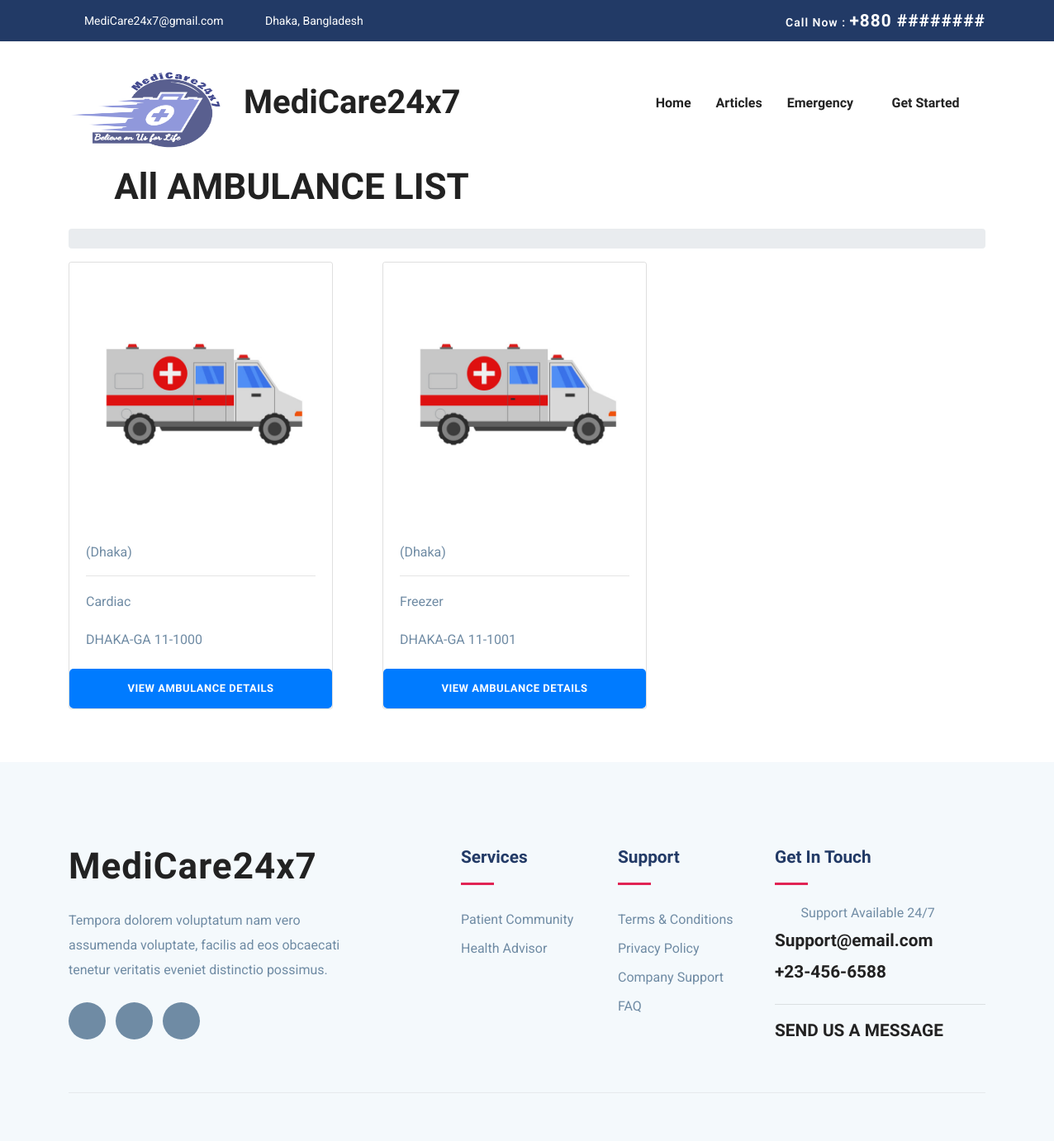
The app's page /staff-all-ambulance/, older data.
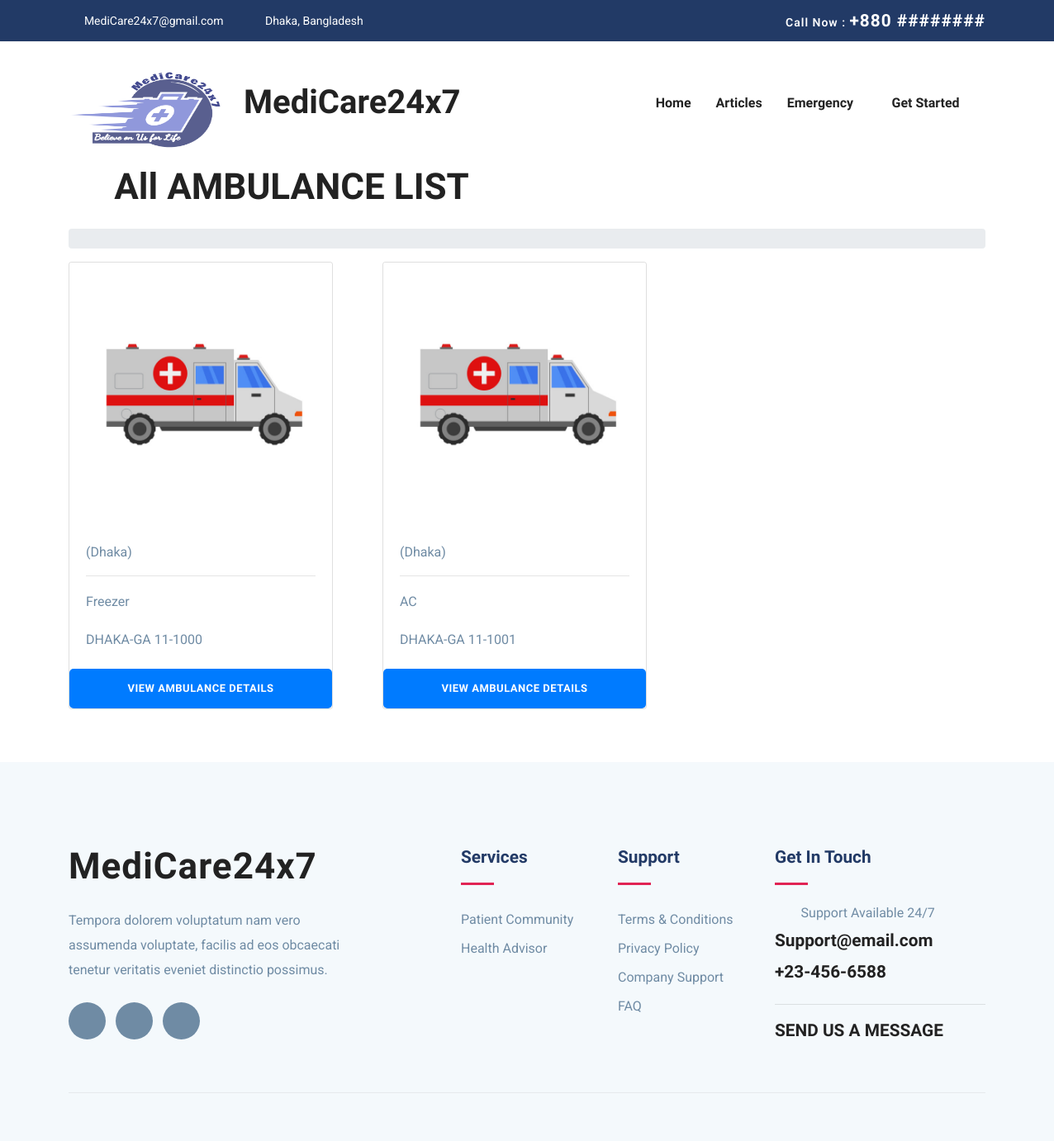
The same page, newer data.
### ambulance/models.py (models this page shows)
class Ambulance(models.Model): # Ambulance model;
    vehicleNumber= models.CharField(max_length=20, unique=True)
    city= models.CharField(max_length=20, choices= DISTRICTS ,null= False)
    category= models.CharField(max_length=20,choices= CATEGORY ,null= False)
    driverName= models.CharField(max_length=20, null=True, blank=True)
    driverContact= models.CharField(max_length=20, null=True, blank=True)
    driverEmail= models.EmailField(max_length=20, null=True, blank=True)
    driverAddress= models.CharField(max_length=20, null=True, blank=True)
    driverNID= models.CharField(max_length=20, null=True, blank=True, unique=True)
    driverLicense= models.CharField(max_length=20, null=True, blank=True,unique=True)
    driverBloodGroup= models.CharField(max_length=20, null=True, blank=True)
    driverGender= models.CharField(max_length=20, null=True, blank=True)
    driverImage= models.ImageField(null=True, blank=True)
    ambulanceImage= models.ImageField(null=True, blank=True)
    rentInterDivision = models.IntegerField(null=True, blank=True)
    rentIntraDivision = models.IntegerField(null=True, blank=True)
    available = models.BooleanField(default=True)

### ambulance/views.py (the view)
# urls.py: path('staff-all-ambulance/', staff_abmulance_view, name='staff-all-ambulance'),
def staff_abmulance_view(request): # staff-all-ambulance view, this view is for staff to view all ambulances
    ambulances = Ambulance.objects.all() # get all ambulances from the database
    context = {
        'ambulances': ambulances, # pass the ambulances to the context
    }
    return render(request, 'ambulance/staff-all-ambulance.html', context) # render the staff-all-ambulance.html template with the context

### templates/ambulance/staff-all-ambulance.html (shortened to what this page needs)
{% extends "base.html" %}
{% load static %}
{% block content %}
<section>
    <div class="container text-center">
        <div class="row">
            <div class="col-lg-6 col-md-12 text-center">
                <div class="blog-breadcrumbs-area">
                    <div class="blog-breadcrumbs-left">
                        <h2 >All AMBULANCE LIST</h2>
                    </div>
                </div>
            </div>
            <div class="col-lg-3 col-md-12">
            </div>
        </div>
        <div class="row mt-3">
            <div class="col-lg-12">
                <div class="blog-breadcrumbs-right">
                    <ol class="breadcrumb">
                    </ol>
                </div>
            </div>
        </div>
    </div>
    <div class="container">
        <div class="row">
            <div class="col-lg-12">
                <div class="row mb-5">
                    {% for ambulance in ambulances %}
                    <div class="col-lg-4 mb-3">
                        <div class="card" style="width: 20rem;">
                            {% if ambulance.ambulanceImage %}
                            <img class="card-img-top" src="{{ ambulance.ambulanceImage.url }}" alt="Card image cap">
                            {% else %}
                            <img class="card-img-top" src="{% static 'images/placeholders/ambulance-placeholder.jpg'  %}" alt="Card image cap">
                            {% endif %}
                            <div class="card-body">
                                    {% if ambulance.city %}
                                    ({{ ambulance.city }})
                                    {% endif %}
                                <hr/>
                                {% if ambulance.category %}
                                <p class="card-text">{{ ambulance.category }}</p>
                                {% endif %}
                                {% if ambulance.vehicleNumber %}
                                <p class="card-text">{{ ambulance.vehicleNumber }}</p>
                                {% endif %}
                            </div>
                            <a href="#" class="btn btn-primary">View Ambulance Details</a>
                        </div>
                    </div>
                    {% endfor %}
                </div>
            </div>
        </div>
    </div>
</section>
{% endblock %}

### templates/base.html (shortened to what this page needs)
<!DOCTYPE html>
{% load static %}
<html>
<head>
    <link href="https://cdnjs.cloudflare.com/ajax/libs/font-awesome/5.15.1/css/all.min.css" rel="stylesheet"/>
    <link rel="stylesheet" href="{% static 'plugins/bootstrap/css/bootstrap.min.css' %}">
    <link rel="stylesheet" href="{% static 'plugins/icofont/icofont.min.css' %}">
    <link rel="stylesheet" href="{% static 'plugins/slick-carousel/slick/slick.css' %}">
    <link rel="stylesheet" href="{% static 'plugins/slick-carousel/slick/slick-theme.css' %}">
    <link rel="stylesheet" href="{% static 'css/style.css' %}">
</head>
<body id="top">
<header>
    <div class="header-top-bar ">
        <div class="container">
            <div class="row align-items-center">
                <div class="col-lg-6">
                    <ul class="top-bar-info list-inline-item pl-0 mb-0">
                        <li class="list-inline-item"><a href="mailto:amic@gmail.com"><i
                                class="icofont-support-faq mr-2"></i>MediCare24x7@gmail.com</a></li>
                        <li class="list-inline-item">
                            <i class="icofont-location-pin mr-2"></i>Dhaka, Bangladesh
                        </li>
                    </ul>
                </div>
                <div class="col-lg-6">
                    <div class="text-lg-right top-right-bar mt-2 mt-lg-0">
                        <a href="tel:+8801812345678">
                            <span>Call Now : </span>
                            <span class="h4">+880 ########</span>
                        </a>
                    </div>
                </div>
            </div>
        </div>
    </div>
    {% include "./navbar.html" %}
</header>
{% block content %}
{% endblock content %}
{% include "./footer.html" %}
</body>
</html>

### templates/navbar.html (shortened to what this page needs)
{% load static %}
<nav class="navbar navbar-expand-lg navigation" id="navbar">
    <div class="container">
        <a class="navbar-brand" href="{% url 'home' %}">
            <h1><img src="{% static 'images/logo1.png' %}" alt="" class="img-fluid" style="width: 212px ;height: 106px;">MediCare24x7</h1>
        </a>
        <div class="collapse navbar-collapse" id="navbarmain">
            <ul class="navbar-nav ml-auto">
                <li class="nav-item active">
                    <a class="nav-link" href="{% url 'home' %}">Home</a>
                </li>
                <li class="nav-item"><a class="nav-link" href="#">Articles</a></li>
                <li class="nav-item dropdown">
                    <a class="nav-link dropdown-toggle" href="#" id="dropdown02"
                       data-toggle="dropdown" aria-haspopup="true" aria-expanded="false">Emergency <i
                            class="icofont-thin-down"></i></a>
                </li>
                {% if request.user.is_authenticated %}
                <li class="nav-item dropdown">
                    <a class="nav-link dropdown-toggle" href="#" id="dropdown03" data-toggle="dropdown"
                       aria-haspopup="true" aria-expanded="false">{{ request.user.name }} <i
                            class="icofont-thin-down"></i></a>
                    <ul class="dropdown-menu" aria-labelledby="dropdown03">
                        {% if request.user.is_doctor %}
                        <li><a class="dropdown-item" href="{% url 'doctor-profile' request.user.id %}">
                            <i class="far fa-user"></i> Profile</a>
                        </li>
                        {% else %}
                            {% if not request.user.is_staff%}
                            <li><a class="dropdown-item" href="{% url 'patient-profile' request.user.id %}">
                                <i class="fas fa-user"></i> Profile</a>
                            </li>
                            {% endif %}
                        {% endif %}
                        <li><a class="dropdown-item" href="#">
                            <i class="fas fa-cog"></i> Settings</a></li>
                        <li><a class="dropdown-item" href="{% url 'logout'%}">
                            <i class="fas fa-sign-out-alt"></i> Logout</a></li>
                    </ul>
                </li>
                {% else %}
                <li class="nav-item dropdown">
                    <a class="nav-link dropdown-toggle" href="#" id="dropdown05"
                       data-toggle="dropdown" aria-haspopup="true" aria-expanded="false">Get Started <i
                            class="icofont-thin-down"></i></a>
                </li>
                {% endif %}
            </ul>
        </div>
    </div>
</nav>

### templates/footer.html (shortened to what this page needs)
{% load static %}
<footer class="footer section gray-bg">
    <div class="container">
        <div class="row">
            <div class="col-lg-4 mr-auto col-sm-6">
                <div class="widget mb-5 mb-lg-0">
                    <div class="logo mb-4">
                        <h2><img src="{% static 'images/logoo.png' %}" alt="" class="img-fluid">MediCare24x7</h2>
                    </div>
                    <p>Tempora dolorem voluptatum nam vero assumenda voluptate, facilis ad eos obcaecati tenetur
                        veritatis eveniet distinctio possimus.</p>
                    <ul class="list-inline footer-socials mt-4">
                        <li class="list-inline-item"><a href="#"><i
                                class="icofont-facebook"></i></a></li>
                        <li class="list-inline-item"><a href="#"><i
                                class="icofont-twitter"></i></a></li>
                        <li class="list-inline-item"><a href="#"><i
                                class="icofont-linkedin"></i></a></li>
                    </ul>
                </div>
            </div>
            <div class="col-lg-2 col-md-6 col-sm-6">
                <div class="widget mb-5 mb-lg-0">
                    <h4 class="text-capitalize mb-3">Services</h4>
                    <div class="divider mb-4"></div>
                    <ul class="list-unstyled footer-menu lh-35">
                        <li><a href="#">Patient Community</a></li>
                        <li><a href="#">Health Advisor</a></li>
                    </ul>
                </div>
            </div>
            <div class="col-lg-2 col-md-6 col-sm-6">
                <div class="widget mb-5 mb-lg-0">
                    <h4 class="text-capitalize mb-3">Support</h4>
                    <div class="divider mb-4"></div>
                    <ul class="list-unstyled footer-menu lh-35">
                        <li><a href="#">Terms & Conditions</a></li>
                        <li><a href="#">Privacy Policy</a></li>
                        <li><a href="#">Company Support </a></li>
                        <li><a href="#">FAQ</a></li>
                    </ul>
                </div>
            </div>
            <div class="col-lg-3 col-md-6 col-sm-6">
                <div class="widget widget-contact mb-5 mb-lg-0">
                    <h4 class="text-capitalize mb-3">Get in Touch</h4>
                    <div class="divider mb-4"></div>
                    <div class="footer-contact-block mb-4">
                        <div class="icon d-flex align-items-center">
                            <i class="icofont-email mr-3"></i>
                            <span class="h6 mb-0">Support Available 24/7</span>
                        </div>
                        <h4 class="mt-2"><a href="tel:+23-345-67890">Support@email.com</a></h4>
                        <h4 class="mt-2"><a href="tel:+23-345-67890">+23-456-6588</a></h4>
                    </div>
                    <hr/>
                    <div class="footer-contact-block">
                        <h4 class="mt-2"><a href="#">SEND US A MESSAGE</a></h4>
                    </div>
                </div>
            </div>
        </div>
        <div class="footer-btm py-4 mt-5">
        </div>
    </div>
</footer>

### static-files/css/style.css (style rules this page uses)
html { overflow-x: hidden; }
body { line-height: 1.6; font-family: "Roboto", sans-serif; -webkit-font-smoothing: antialiased; font-size: 16px; color: #6F8BA4; font-weight: 400; }
h1, .h1, h2, .h2, h3, .h3, h4, .h4, h5, .h5, h6, .h6 { font-family: "Exo", sans-serif; font-weight: 700; color: #222; }
h1, .h1 { font-size: 2.5rem; }
h2, .h2 { font-size: 44px; }
h4, .h4 { font-size: 1.3rem; line-height: 30px; }
h6, .h6 { font-size: 1rem; }
p { line-height: 30px; }
.btn { display: inline-block; font-size: 14px; font-size: 0.8125rem; font-weight: 700; letter-spacing: .5px; padding: .75rem 2rem; font-family: "Exo", sans-serif; text-transform: uppercase; border-radius: 5px; border: 2px solid transparent; transition: all .35s ease; }
.section { padding: 100px 0; }
a { color: #222; text-decoration: none; transition: all .35s ease; }
.gray-bg { background: #f4f9fc; }
#navbarmain { padding: 20px 0px; }
#navbarmain .nav-link { font-weight: 600; padding: 10px 15px; color: #222; font-family: "Exo", sans-serif; text-transform: capitalize; font-size: 16px; transition: all .25s ease; }
.dropdown-toggle::after { display: none; }
.navbar-brand { margin-top: 10px; }
.header-top-bar { background: #223a66; font-size: 14px; padding: 10px 0px; box-shadow: 0 1px 2px rgba(0, 0, 0, 0.05); color: #fff; }
.top-bar-info li a { color: #fff; margin-right: 20px; }
.top-right-bar a span { color: #fff; font-weight: 600; letter-spacing: 1px; }
.divider { width: 40px; height: 5px; background: #e12454; }
.lh-35 { line-height: 35px; }
.footer { padding-bottom: 10px; }
.logo { font-weight: 600; letter-spacing: 1px; }
.widget .divider { height: 3px; }
.widget h4 { color: #223a66; }
.widget .footer-menu a { color: #6F8BA4; }
.footer-contact-block span { font-weight: 400; color: #6F8BA4; }
.footer-contact-block i { font-size: 20px; }
.footer-btm { border-top: 1px solid rgba(0, 0, 0, 0.06); }
.footer-socials li a { width: 45px; height: 45px; background: #6F8BA4; color: #fff; display: inline-block; text-align: center; border-radius: 100%; padding-top: 12px; }

Row changes from the older to the newer data that the page shows:
changed Ambulance "DHAKA-GA 11-1000": category "Cardiac" → "Freezer"
changed Ambulance "DHAKA-GA 11-1001": category "Freezer" → "AC"
